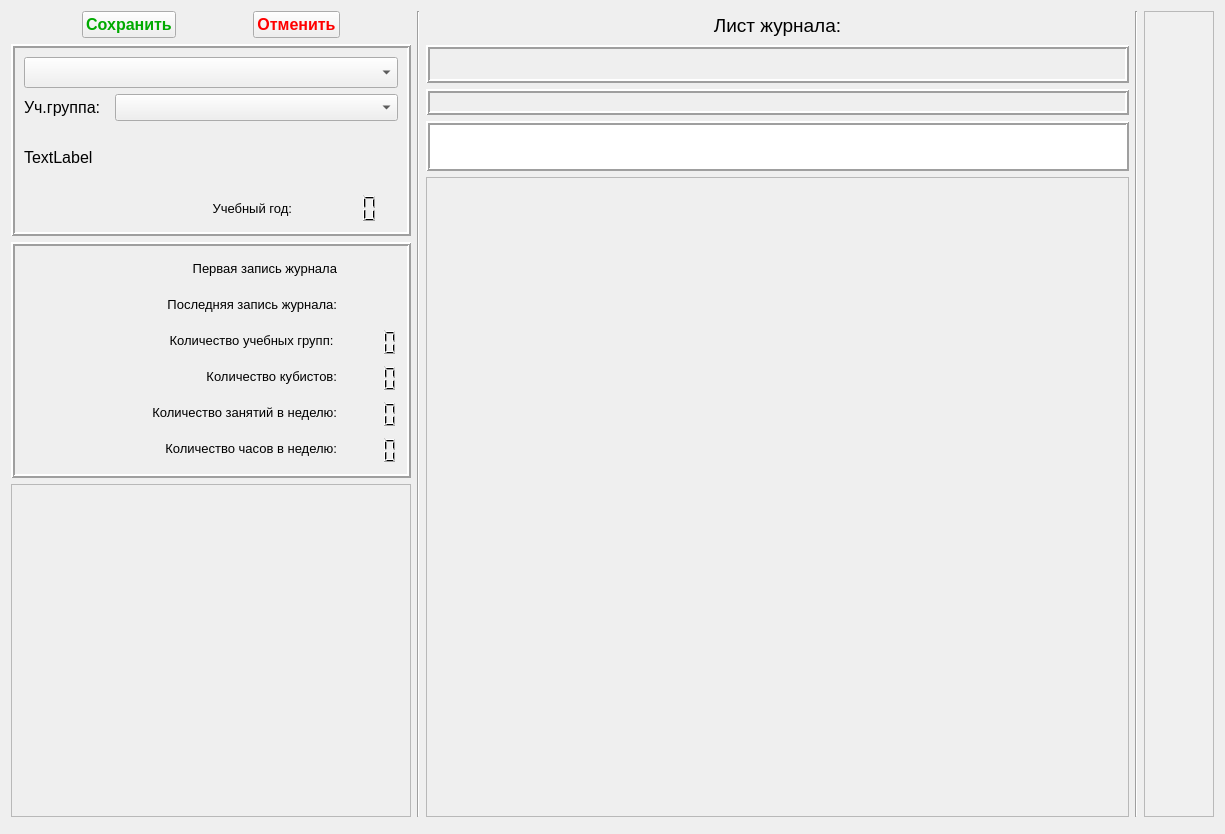
<?xml version="1.0" encoding="UTF-8"?>
<ui version="4.0">
 <class>tab5Form</class>
 <widget class="QWidget" name="tab5Form">
  <property name="geometry">
   <rect>
    <x>0</x>
    <y>0</y>
    <width>1225</width>
    <height>834</height>
   </rect>
  </property>
  <property name="windowTitle">
   <string>Form</string>
  </property>
  <layout class="QVBoxLayout" name="verticalLayout">
   <item>
    <layout class="QHBoxLayout" name="horizontalLayout">
     <item>
      <layout class="QVBoxLayout" name="verticalLayout_2">
       <property name="leftMargin">
        <number>0</number>
       </property>
       <item>
        <layout class="QHBoxLayout" name="horizontalLayout_3">
         <item>
          <widget class="QPushButton" name="commitButton">
           <property name="sizePolicy">
            <sizepolicy hsizetype="Fixed" vsizetype="Fixed">
             <horstretch>0</horstretch>
             <verstretch>0</verstretch>
            </sizepolicy>
           </property>
           <property name="font">
            <font>
             <pointsize>12</pointsize>
             <weight>75</weight>
             <bold>true</bold>
            </font>
           </property>
           <property name="styleSheet">
            <string notr="true">color: rgb(0, 170, 0);
</string>
           </property>
           <property name="text">
            <string>Сохранить</string>
           </property>
          </widget>
         </item>
         <item>
          <widget class="QPushButton" name="rollbackButton">
           <property name="sizePolicy">
            <sizepolicy hsizetype="Fixed" vsizetype="Fixed">
             <horstretch>0</horstretch>
             <verstretch>0</verstretch>
            </sizepolicy>
           </property>
           <property name="font">
            <font>
             <pointsize>12</pointsize>
             <weight>75</weight>
             <bold>true</bold>
            </font>
           </property>
           <property name="styleSheet">
            <string notr="true">color: rgb(255, 0, 0);</string>
           </property>
           <property name="text">
            <string>Отменить</string>
           </property>
          </widget>
         </item>
        </layout>
       </item>
       <item>
        <widget class="QFrame" name="frame_2">
         <property name="sizePolicy">
          <sizepolicy hsizetype="Preferred" vsizetype="Fixed">
           <horstretch>0</horstretch>
           <verstretch>0</verstretch>
          </sizepolicy>
         </property>
         <property name="minimumSize">
          <size>
           <width>400</width>
           <height>0</height>
          </size>
         </property>
         <property name="maximumSize">
          <size>
           <width>400</width>
           <height>16777215</height>
          </size>
         </property>
         <property name="frameShape">
          <enum>QFrame::Box</enum>
         </property>
         <property name="frameShadow">
          <enum>QFrame::Raised</enum>
         </property>
         <property name="lineWidth">
          <number>2</number>
         </property>
         <layout class="QVBoxLayout" name="verticalLayout_3">
          <item>
           <widget class="QComboBox" name="teach_spisok">
            <property name="font">
             <font>
              <pointsize>14</pointsize>
             </font>
            </property>
            <property name="styleSheet">
             <string notr="true">background-color: rgb(240, 240, 240);</string>
            </property>
           </widget>
          </item>
          <item>
           <layout class="QHBoxLayout" name="horizontalLayout_2">
            <property name="topMargin">
             <number>0</number>
            </property>
            <item>
             <widget class="QLabel" name="label">
              <property name="sizePolicy">
               <sizepolicy hsizetype="Fixed" vsizetype="Preferred">
                <horstretch>0</horstretch>
                <verstretch>0</verstretch>
               </sizepolicy>
              </property>
              <property name="font">
               <font>
                <pointsize>12</pointsize>
               </font>
              </property>
              <property name="styleSheet">
               <string notr="true"/>
              </property>
              <property name="text">
               <string>Уч.группа:  </string>
              </property>
             </widget>
            </item>
            <item>
             <widget class="QComboBox" name="groupBox">
              <property name="font">
               <font>
                <pointsize>12</pointsize>
               </font>
              </property>
             </widget>
            </item>
           </layout>
          </item>
          <item>
           <widget class="QLabel" name="programName">
            <property name="sizePolicy">
             <sizepolicy hsizetype="Preferred" vsizetype="Fixed">
              <horstretch>0</horstretch>
              <verstretch>0</verstretch>
             </sizepolicy>
            </property>
            <property name="minimumSize">
             <size>
              <width>0</width>
              <height>60</height>
             </size>
            </property>
            <property name="font">
             <font>
              <pointsize>12</pointsize>
             </font>
            </property>
            <property name="text">
             <string>TextLabel</string>
            </property>
            <property name="wordWrap">
             <bool>true</bool>
            </property>
           </widget>
          </item>
          <item>
           <layout class="QHBoxLayout" name="horizontalLayout_5">
            <property name="topMargin">
             <number>0</number>
            </property>
            <item>
             <widget class="QLabel" name="label_3">
              <property name="sizePolicy">
               <sizepolicy hsizetype="Preferred" vsizetype="Preferred">
                <horstretch>0</horstretch>
                <verstretch>0</verstretch>
               </sizepolicy>
              </property>
              <property name="minimumSize">
               <size>
                <width>200</width>
                <height>0</height>
               </size>
              </property>
              <property name="font">
               <font>
                <pointsize>10</pointsize>
               </font>
              </property>
              <property name="text">
               <string>Учебный год:</string>
              </property>
              <property name="alignment">
               <set>Qt::AlignRight|Qt::AlignTrailing|Qt::AlignVCenter</set>
              </property>
             </widget>
            </item>
            <item>
             <widget class="QLCDNumber" name="lcd_year">
              <property name="minimumSize">
               <size>
                <width>0</width>
                <height>30</height>
               </size>
              </property>
              <property name="maximumSize">
               <size>
                <width>100</width>
                <height>16777215</height>
               </size>
              </property>
              <property name="frameShape">
               <enum>QFrame::NoFrame</enum>
              </property>
              <property name="lineWidth">
               <number>1</number>
              </property>
              <property name="digitCount">
               <number>4</number>
              </property>
             </widget>
            </item>
           </layout>
          </item>
         </layout>
        </widget>
       </item>
       <item>
        <widget class="QFrame" name="frame_3">
         <property name="sizePolicy">
          <sizepolicy hsizetype="Preferred" vsizetype="Fixed">
           <horstretch>0</horstretch>
           <verstretch>0</verstretch>
          </sizepolicy>
         </property>
         <property name="maximumSize">
          <size>
           <width>400</width>
           <height>16777215</height>
          </size>
         </property>
         <property name="styleSheet">
          <string notr="true"/>
         </property>
         <property name="frameShape">
          <enum>QFrame::Box</enum>
         </property>
         <property name="frameShadow">
          <enum>QFrame::Raised</enum>
         </property>
         <property name="lineWidth">
          <number>2</number>
         </property>
         <layout class="QHBoxLayout" name="horizontalLayout_4">
          <property name="leftMargin">
           <number>9</number>
          </property>
          <item>
           <widget class="QLabel" name="label_2">
            <property name="sizePolicy">
             <sizepolicy hsizetype="Expanding" vsizetype="Preferred">
              <horstretch>0</horstretch>
              <verstretch>0</verstretch>
             </sizepolicy>
            </property>
            <property name="text">
             <string/>
            </property>
           </widget>
          </item>
          <item>
           <layout class="QFormLayout" name="formLayout">
            <property name="labelAlignment">
             <set>Qt::AlignCenter</set>
            </property>
            <property name="formAlignment">
             <set>Qt::AlignCenter</set>
            </property>
            <item row="3" column="0">
             <widget class="QLabel" name="label_4">
              <property name="minimumSize">
               <size>
                <width>200</width>
                <height>0</height>
               </size>
              </property>
              <property name="font">
               <font>
                <pointsize>10</pointsize>
               </font>
              </property>
              <property name="text">
               <string>Количество учебных групп: </string>
              </property>
              <property name="alignment">
               <set>Qt::AlignRight|Qt::AlignTrailing|Qt::AlignVCenter</set>
              </property>
             </widget>
            </item>
            <item row="3" column="1">
             <widget class="QLCDNumber" name="lcd_cnt_grp">
              <property name="minimumSize">
               <size>
                <width>0</width>
                <height>30</height>
               </size>
              </property>
              <property name="maximumSize">
               <size>
                <width>100</width>
                <height>16777215</height>
               </size>
              </property>
              <property name="layoutDirection">
               <enum>Qt::LeftToRight</enum>
              </property>
              <property name="frameShape">
               <enum>QFrame::NoFrame</enum>
              </property>
              <property name="digitCount">
               <number>4</number>
              </property>
             </widget>
            </item>
            <item row="4" column="0">
             <widget class="QLabel" name="label_5">
              <property name="minimumSize">
               <size>
                <width>200</width>
                <height>0</height>
               </size>
              </property>
              <property name="font">
               <font>
                <pointsize>10</pointsize>
               </font>
              </property>
              <property name="text">
               <string>Количество кубистов:</string>
              </property>
              <property name="alignment">
               <set>Qt::AlignRight|Qt::AlignTrailing|Qt::AlignVCenter</set>
              </property>
             </widget>
            </item>
            <item row="4" column="1">
             <widget class="QLCDNumber" name="lcd_cnt_stud">
              <property name="minimumSize">
               <size>
                <width>0</width>
                <height>30</height>
               </size>
              </property>
              <property name="maximumSize">
               <size>
                <width>100</width>
                <height>16777215</height>
               </size>
              </property>
              <property name="frameShape">
               <enum>QFrame::NoFrame</enum>
              </property>
              <property name="digitCount">
               <number>4</number>
              </property>
             </widget>
            </item>
            <item row="5" column="0">
             <widget class="QLabel" name="label_6">
              <property name="minimumSize">
               <size>
                <width>200</width>
                <height>0</height>
               </size>
              </property>
              <property name="font">
               <font>
                <pointsize>10</pointsize>
               </font>
              </property>
              <property name="text">
               <string>Количество занятий в неделю:</string>
              </property>
              <property name="alignment">
               <set>Qt::AlignRight|Qt::AlignTrailing|Qt::AlignVCenter</set>
              </property>
             </widget>
            </item>
            <item row="5" column="1">
             <widget class="QLCDNumber" name="lcd_cnt_week">
              <property name="minimumSize">
               <size>
                <width>0</width>
                <height>30</height>
               </size>
              </property>
              <property name="maximumSize">
               <size>
                <width>100</width>
                <height>16777215</height>
               </size>
              </property>
              <property name="frameShape">
               <enum>QFrame::NoFrame</enum>
              </property>
              <property name="digitCount">
               <number>4</number>
              </property>
             </widget>
            </item>
            <item row="6" column="0">
             <widget class="QLabel" name="label_7">
              <property name="minimumSize">
               <size>
                <width>200</width>
                <height>0</height>
               </size>
              </property>
              <property name="font">
               <font>
                <pointsize>10</pointsize>
               </font>
              </property>
              <property name="text">
               <string>Количество часов в неделю:</string>
              </property>
              <property name="alignment">
               <set>Qt::AlignRight|Qt::AlignTrailing|Qt::AlignVCenter</set>
              </property>
             </widget>
            </item>
            <item row="6" column="1">
             <widget class="QLCDNumber" name="lcd_h_to_week">
              <property name="minimumSize">
               <size>
                <width>0</width>
                <height>30</height>
               </size>
              </property>
              <property name="maximumSize">
               <size>
                <width>100</width>
                <height>16777215</height>
               </size>
              </property>
              <property name="frameShape">
               <enum>QFrame::NoFrame</enum>
              </property>
              <property name="digitCount">
               <number>4</number>
              </property>
             </widget>
            </item>
            <item row="1" column="0">
             <widget class="QLabel" name="label_8">
              <property name="minimumSize">
               <size>
                <width>200</width>
                <height>0</height>
               </size>
              </property>
              <property name="font">
               <font>
                <pointsize>10</pointsize>
               </font>
              </property>
              <property name="text">
               <string>Первая запись журнала</string>
              </property>
              <property name="alignment">
               <set>Qt::AlignRight|Qt::AlignTrailing|Qt::AlignVCenter</set>
              </property>
             </widget>
            </item>
            <item row="1" column="1">
             <widget class="QLabel" name="lb_date_min">
              <property name="minimumSize">
               <size>
                <width>0</width>
                <height>30</height>
               </size>
              </property>
              <property name="maximumSize">
               <size>
                <width>100</width>
                <height>16777215</height>
               </size>
              </property>
              <property name="font">
               <font>
                <pointsize>12</pointsize>
               </font>
              </property>
              <property name="text">
               <string/>
              </property>
              <property name="alignment">
               <set>Qt::AlignCenter</set>
              </property>
             </widget>
            </item>
            <item row="2" column="0">
             <widget class="QLabel" name="label_10">
              <property name="minimumSize">
               <size>
                <width>200</width>
                <height>0</height>
               </size>
              </property>
              <property name="font">
               <font>
                <pointsize>10</pointsize>
               </font>
              </property>
              <property name="text">
               <string>Последняя запись журнала:</string>
              </property>
              <property name="alignment">
               <set>Qt::AlignRight|Qt::AlignTrailing|Qt::AlignVCenter</set>
              </property>
             </widget>
            </item>
            <item row="2" column="1">
             <widget class="QLabel" name="lb_date_max">
              <property name="minimumSize">
               <size>
                <width>0</width>
                <height>30</height>
               </size>
              </property>
              <property name="maximumSize">
               <size>
                <width>100</width>
                <height>16777215</height>
               </size>
              </property>
              <property name="font">
               <font>
                <pointsize>12</pointsize>
               </font>
              </property>
              <property name="text">
               <string/>
              </property>
              <property name="alignment">
               <set>Qt::AlignCenter</set>
              </property>
             </widget>
            </item>
           </layout>
          </item>
         </layout>
        </widget>
       </item>
       <item>
        <widget class="QFrame" name="frame_4">
         <property name="sizePolicy">
          <sizepolicy hsizetype="Ignored" vsizetype="Expanding">
           <horstretch>0</horstretch>
           <verstretch>0</verstretch>
          </sizepolicy>
         </property>
         <property name="frameShape">
          <enum>QFrame::StyledPanel</enum>
         </property>
         <property name="frameShadow">
          <enum>QFrame::Raised</enum>
         </property>
        </widget>
       </item>
      </layout>
     </item>
     <item>
      <widget class="Line" name="line_2">
       <property name="orientation">
        <enum>Qt::Vertical</enum>
       </property>
      </widget>
     </item>
     <item>
      <layout class="QVBoxLayout" name="verticalLayout_4">
       <property name="spacing">
        <number>6</number>
       </property>
       <property name="leftMargin">
        <number>0</number>
       </property>
       <property name="bottomMargin">
        <number>0</number>
       </property>
       <item>
        <widget class="QLabel" name="labelHead">
         <property name="sizePolicy">
          <sizepolicy hsizetype="Expanding" vsizetype="Fixed">
           <horstretch>0</horstretch>
           <verstretch>0</verstretch>
          </sizepolicy>
         </property>
         <property name="minimumSize">
          <size>
           <width>0</width>
           <height>28</height>
          </size>
         </property>
         <property name="font">
          <font>
           <pointsize>14</pointsize>
          </font>
         </property>
         <property name="styleSheet">
          <string notr="true"/>
         </property>
         <property name="text">
          <string>Лист журнала:</string>
         </property>
         <property name="alignment">
          <set>Qt::AlignCenter</set>
         </property>
        </widget>
       </item>
       <item>
        <widget class="QFrame" name="shape_frame">
         <property name="sizePolicy">
          <sizepolicy hsizetype="Expanding" vsizetype="Preferred">
           <horstretch>0</horstretch>
           <verstretch>0</verstretch>
          </sizepolicy>
         </property>
         <property name="font">
          <font>
           <pointsize>12</pointsize>
          </font>
         </property>
         <property name="frameShape">
          <enum>QFrame::Box</enum>
         </property>
         <property name="frameShadow">
          <enum>QFrame::Raised</enum>
         </property>
         <property name="lineWidth">
          <number>2</number>
         </property>
         <layout class="QGridLayout" name="shape_layout">
          <property name="leftMargin">
           <number>6</number>
          </property>
          <property name="topMargin">
           <number>12</number>
          </property>
          <property name="rightMargin">
           <number>6</number>
          </property>
          <property name="bottomMargin">
           <number>18</number>
          </property>
          <property name="verticalSpacing">
           <number>16</number>
          </property>
         </layout>
        </widget>
       </item>
       <item>
        <widget class="QFrame" name="letter_place">
         <property name="sizePolicy">
          <sizepolicy hsizetype="Expanding" vsizetype="Preferred">
           <horstretch>0</horstretch>
           <verstretch>0</verstretch>
          </sizepolicy>
         </property>
         <property name="minimumSize">
          <size>
           <width>200</width>
           <height>0</height>
          </size>
         </property>
         <property name="sizeIncrement">
          <size>
           <width>30</width>
           <height>30</height>
          </size>
         </property>
         <property name="baseSize">
          <size>
           <width>0</width>
           <height>0</height>
          </size>
         </property>
         <property name="font">
          <font>
           <pointsize>12</pointsize>
          </font>
         </property>
         <property name="frameShape">
          <enum>QFrame::Box</enum>
         </property>
         <property name="frameShadow">
          <enum>QFrame::Raised</enum>
         </property>
         <property name="lineWidth">
          <number>2</number>
         </property>
         <layout class="QGridLayout" name="gridLayout" columnstretch="0" rowminimumheight="0">
          <property name="sizeConstraint">
           <enum>QLayout::SetDefaultConstraint</enum>
          </property>
          <property name="rightMargin">
           <number>9</number>
          </property>
          <property name="horizontalSpacing">
           <number>4</number>
          </property>
          <property name="verticalSpacing">
           <number>7</number>
          </property>
         </layout>
        </widget>
       </item>
       <item>
        <widget class="QPlainTextEdit" name="txt_comment">
         <property name="sizePolicy">
          <sizepolicy hsizetype="Expanding" vsizetype="Preferred">
           <horstretch>0</horstretch>
           <verstretch>0</verstretch>
          </sizepolicy>
         </property>
         <property name="maximumSize">
          <size>
           <width>16777215</width>
           <height>50</height>
          </size>
         </property>
         <property name="styleSheet">
          <string notr="true">font: 12pt &quot;MS Shell Dlg 2&quot;;</string>
         </property>
         <property name="frameShape">
          <enum>QFrame::Box</enum>
         </property>
         <property name="frameShadow">
          <enum>QFrame::Raised</enum>
         </property>
         <property name="lineWidth">
          <number>2</number>
         </property>
         <property name="tabChangesFocus">
          <bool>true</bool>
         </property>
         <property name="plainText">
          <string notr="true"/>
         </property>
        </widget>
       </item>
       <item>
        <widget class="QFrame" name="frame_5">
         <property name="sizePolicy">
          <sizepolicy hsizetype="Expanding" vsizetype="Expanding">
           <horstretch>0</horstretch>
           <verstretch>0</verstretch>
          </sizepolicy>
         </property>
         <property name="maximumSize">
          <size>
           <width>16777215</width>
           <height>16777215</height>
          </size>
         </property>
         <property name="frameShape">
          <enum>QFrame::StyledPanel</enum>
         </property>
         <property name="frameShadow">
          <enum>QFrame::Raised</enum>
         </property>
         <widget class="QLabel" name="test_label">
          <property name="geometry">
           <rect>
            <x>70</x>
            <y>360</y>
            <width>47</width>
            <height>13</height>
           </rect>
          </property>
          <property name="text">
           <string/>
          </property>
         </widget>
        </widget>
       </item>
      </layout>
     </item>
     <item>
      <widget class="Line" name="line_3">
       <property name="orientation">
        <enum>Qt::Vertical</enum>
       </property>
      </widget>
     </item>
     <item>
      <widget class="QTableView" name="tableView">
       <property name="sizePolicy">
        <sizepolicy hsizetype="Preferred" vsizetype="Expanding">
         <horstretch>0</horstretch>
         <verstretch>0</verstretch>
        </sizepolicy>
       </property>
       <property name="maximumSize">
        <size>
         <width>16777215</width>
         <height>16777215</height>
        </size>
       </property>
       <property name="font">
        <font>
         <pointsize>10</pointsize>
        </font>
       </property>
       <property name="styleSheet">
        <string notr="true">background-color: rgb(240, 240, 240);</string>
       </property>
       <property name="sizeAdjustPolicy">
        <enum>QAbstractScrollArea::AdjustToContents</enum>
       </property>
       <property name="selectionMode">
        <enum>QAbstractItemView::SingleSelection</enum>
       </property>
       <property name="selectionBehavior">
        <enum>QAbstractItemView::SelectRows</enum>
       </property>
       <property name="sortingEnabled">
        <bool>true</bool>
       </property>
       <property name="cornerButtonEnabled">
        <bool>false</bool>
       </property>
      </widget>
     </item>
    </layout>
   </item>
   <item>
    <widget class="QFrame" name="frame">
     <property name="frameShape">
      <enum>QFrame::StyledPanel</enum>
     </property>
     <property name="frameShadow">
      <enum>QFrame::Raised</enum>
     </property>
    </widget>
   </item>
  </layout>
 </widget>
 <resources/>
 <connections/>
</ui>
